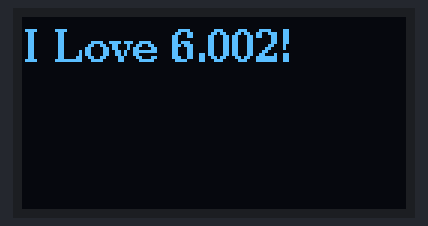
Simulated run of this sketch. Board: Arduino Uno, built with avr-gcc and run on an emulated ATmega328P. Shown: 128×64 one-colour display.

Above: at 0.1 s.
At 2.2 s:
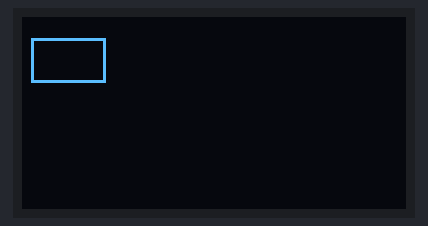
At 4.2 s:
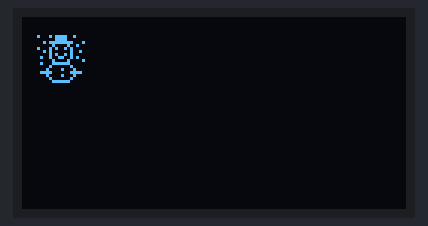
At 7.3 s:
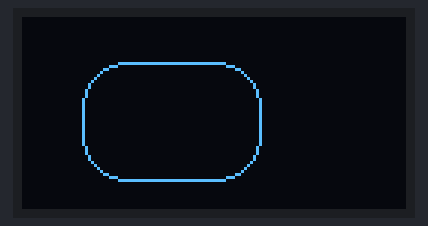
At 8.4 s:
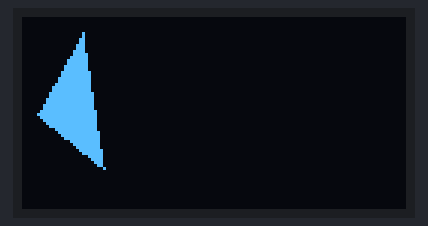
At 9.4 s:
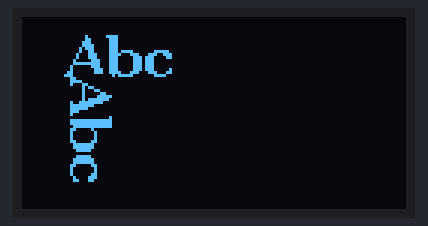

Measured:
- by itself, everything shown: repeats every 10.4 s, in 10 steps
- what the display in image 0 shows lasts 1.0 s, from 0.1 s to 1.1 s
- what the display in image 4 shows lasts 1.1 s, from 8.3 s to 9.4 s

The sketch:

OLEDtest.ino
```cpp
/*
Simple test of the OLED SH1106 display for 6.S08
Joel Voldman, January 2017
*/

#include <SPI.h>
#include <U8g2lib.h>

#define SPI_CLK 14
#define DELAY 1000
// Set up the oled object
//U8G2_SH1106_128X64_NONAME_F_4W_HW_SPI(rotation, cs, dc [, reset])
U8G2_SH1106_128X64_NONAME_F_4W_HW_SPI oled(U8G2_R2, 10, 15, 16);


void setup() {
  SPI.setSCK(SPI_CLK);   // move the SPI SCK pin from default of 13
  oled.begin();     // initialize the OLED
}

void loop() {
  oled.clearBuffer();    //clear the screen contents
  oled.setFont(u8g2_font_ncenB10_tr);
  oled.drawStr(0,15,"I Love 6.002!");
  oled.sendBuffer();     // update the screen
  delay(DELAY);           //wait a bit

  oled.clearBuffer();
  oled.drawBox(3,7,25,15);
  oled.sendBuffer();
  delay(DELAY);

  oled.clearBuffer();    //clear the screen contents
  oled.drawFrame(3,7,25,15);
  oled.sendBuffer();
  delay(DELAY);

  oled.clearBuffer();    //clear the screen contents
  oled.drawCircle(20, 25, 10, U8G2_DRAW_ALL);
  oled.sendBuffer();
  delay(DELAY);

  oled.clearBuffer();    //clear the screen contents
  oled.setFont(u8g2_font_unifont_t_symbols);
  oled.drawGlyph(5, 20, 0x2603);  /* dec 9731/hex 2603 Snowman */
  oled.sendBuffer();
  delay(DELAY);

  oled.clearBuffer();    //clear the screen contents
  oled.drawLine(20, 5, 5, 32);
  oled.sendBuffer();
  delay(DELAY);

  oled.clearBuffer();    //clear the screen contents
  oled.drawRFrame(20,15,30,22,7);
  oled.sendBuffer();
  delay(DELAY);

  oled.clearBuffer();    //clear the screen contents
  oled.drawRFrame(20,15,60,40,15);
  oled.sendBuffer();
  delay(DELAY);

  oled.clearBuffer();    //clear the screen contents
  oled.drawTriangle(20,5, 27,50, 5,32);
  oled.sendBuffer();
  delay(DELAY);

  oled.clearBuffer();    //clear the screen contents
  oled.setFont(u8g2_font_ncenB14_tf);
  oled.setFontDirection(0);
  oled.drawStr(15, 20, "Abc");
  oled.setFontDirection(1);
  oled.drawStr(15, 20, "Abc");
  oled.setFontDirection(0);
  oled.sendBuffer();
  delay(DELAY);


}
```
